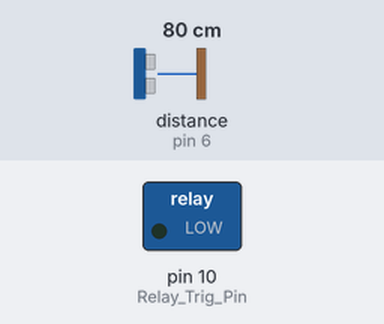
The sketch below on a simulated Arduino Uno, built with avr-gcc and run on an emulated ATmega328P. On the bench: switched loads named in the sketch (green lamp = pin HIGH). Wiring (inferred from the names in the program): ultrasonic range finder: trigger pin 2; echo pin 6. Inputs (shaded band) come from the test bench; at power-on: distance to the obstacle (sensor on pin 6) 80 cm. The echo pulse lasts 58.3 µs per cm; pins used as bus, display or sensor lines are not drawn.

Above: at 1.2 s.
1.3 s: distance to the obstacle (sensor on pin 6) set to 11 cm
2.8 s: distance to the obstacle (sensor on pin 6) set to 8 cm
At 4.0 s:
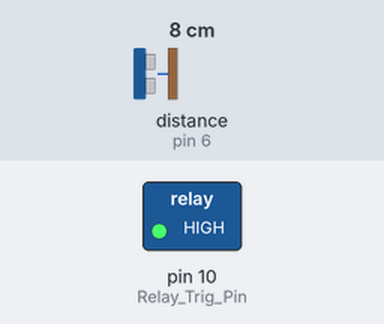
4.3 s: distance to the obstacle (sensor on pin 6) set to 18 cm
At 5.3 s:
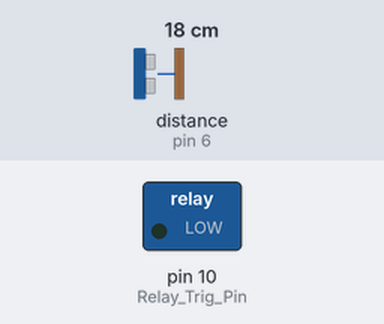
5.8 s: distance to the obstacle (sensor on pin 6) set to 2 cm
At 6.4 s:
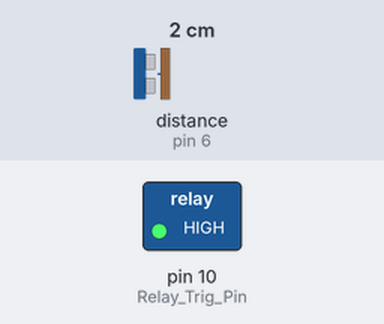
Timing chart, 0 to 8.3 s (numbered marks = the images above; inputs shaded):
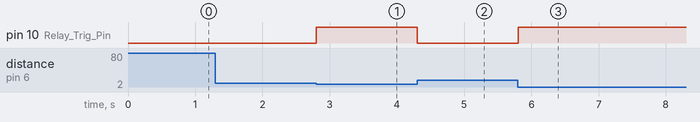

Measured:
- the behaviour switches between 10 and 9 cm on distance to the obstacle (sensor on pin 6) (found by bisection; images 0 and 1)
- after the input at 1.3 s, every drawn part: stays the same
- after the input at 2.8 s, pin 10 (Relay_Trig_Pin): LOW → HIGH at once
- after the input at 4.3 s, pin 10 (Relay_Trig_Pin): HIGH → LOW at once
- after the input at 5.8 s, pin 10 (Relay_Trig_Pin): LOW → HIGH at once

The sketch:

cistern_pump_scratch.ino
```cpp
void setup() {

}

void loop() {


// Declaring Variables
  int Fill_Line = 9;        // Fixed variable relative to my setup
  int Ultra_Trig_Pin = 2;   // Ultrasonic Sensor trigger pin
  int Ultra_Echo_Pin = 6;   // Ultrasonic Sensor echo pin
  int Relay_Trig_Pin = 10;   // Relay trigger pin
  long duration, cm;

// Setting pin modes
  pinMode(Ultra_Trig_Pin, OUTPUT);
  pinMode(Ultra_Echo_Pin, INPUT);
  pinMode(Relay_Trig_Pin, OUTPUT);

  while (1){
  // Clears the trigger pin of the Ultrasonic Sensor
  digitalWrite(Ultra_Trig_Pin, LOW);
  delayMicroseconds(10);

  // Sets the trigger pin on HIGH state for 10 micro seconds
  digitalWrite(Ultra_Trig_Pin, HIGH);
  delayMicroseconds(10);
  digitalWrite(Ultra_Trig_Pin, LOW);

  // Reads the Echo pin, stores to long duration
  long duration = pulseIn(Ultra_Echo_Pin, HIGH);

  // Calculation to turn duration into cm
  long cm = (duration/2) / 29.1;

  // Logic for activating relay relative to cistern curent capacity
  // if the current water level's distance is greater than the fill line, activate relay
  if (cm > Fill_Line){
    digitalWrite(Relay_Trig_Pin, LOW);
  }
  // else turn off relay
  else{
    digitalWrite(Relay_Trig_Pin, HIGH);
  }

  // Delay 10 seconds
  delayMicroseconds(10000);
}

}
```
